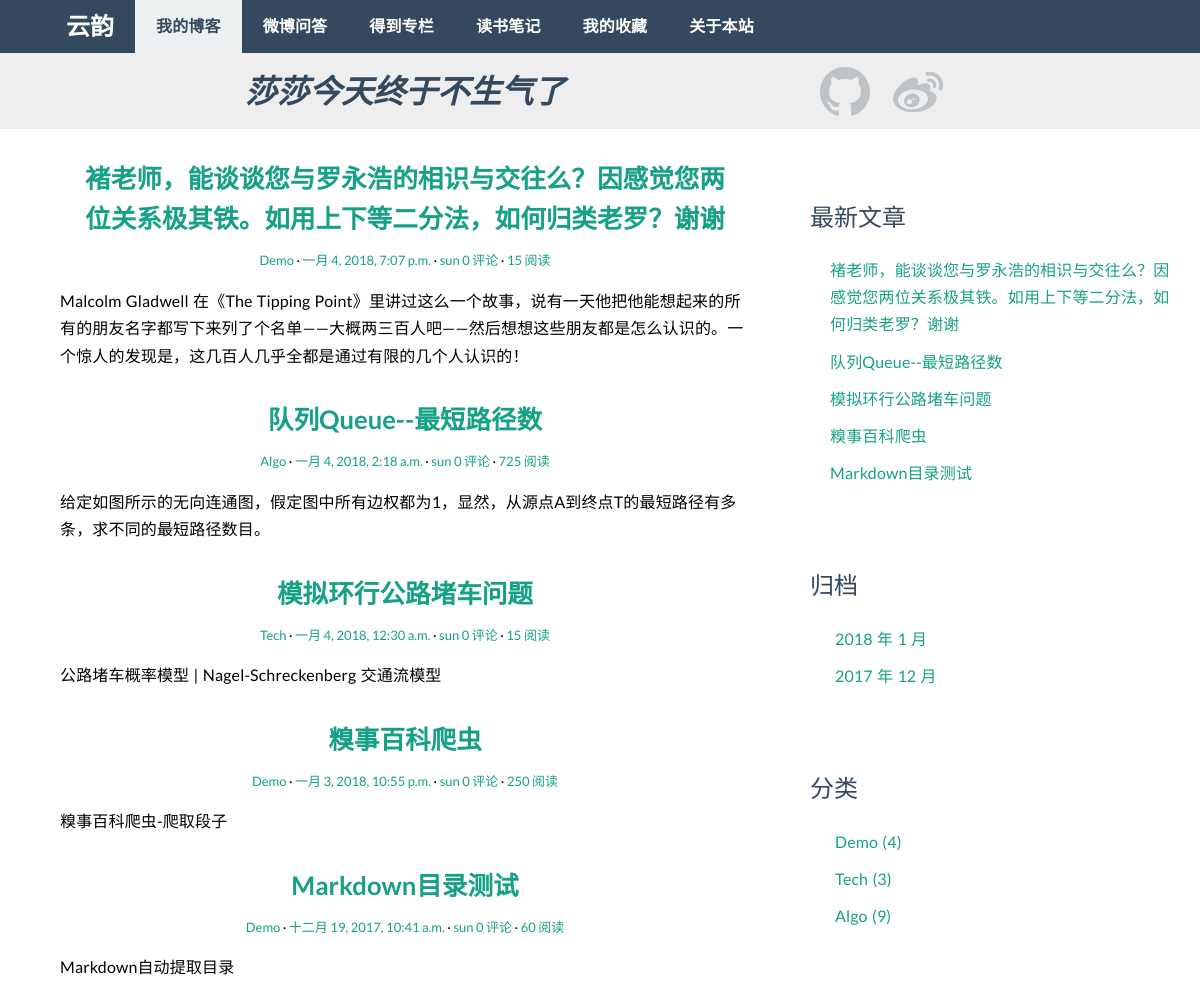
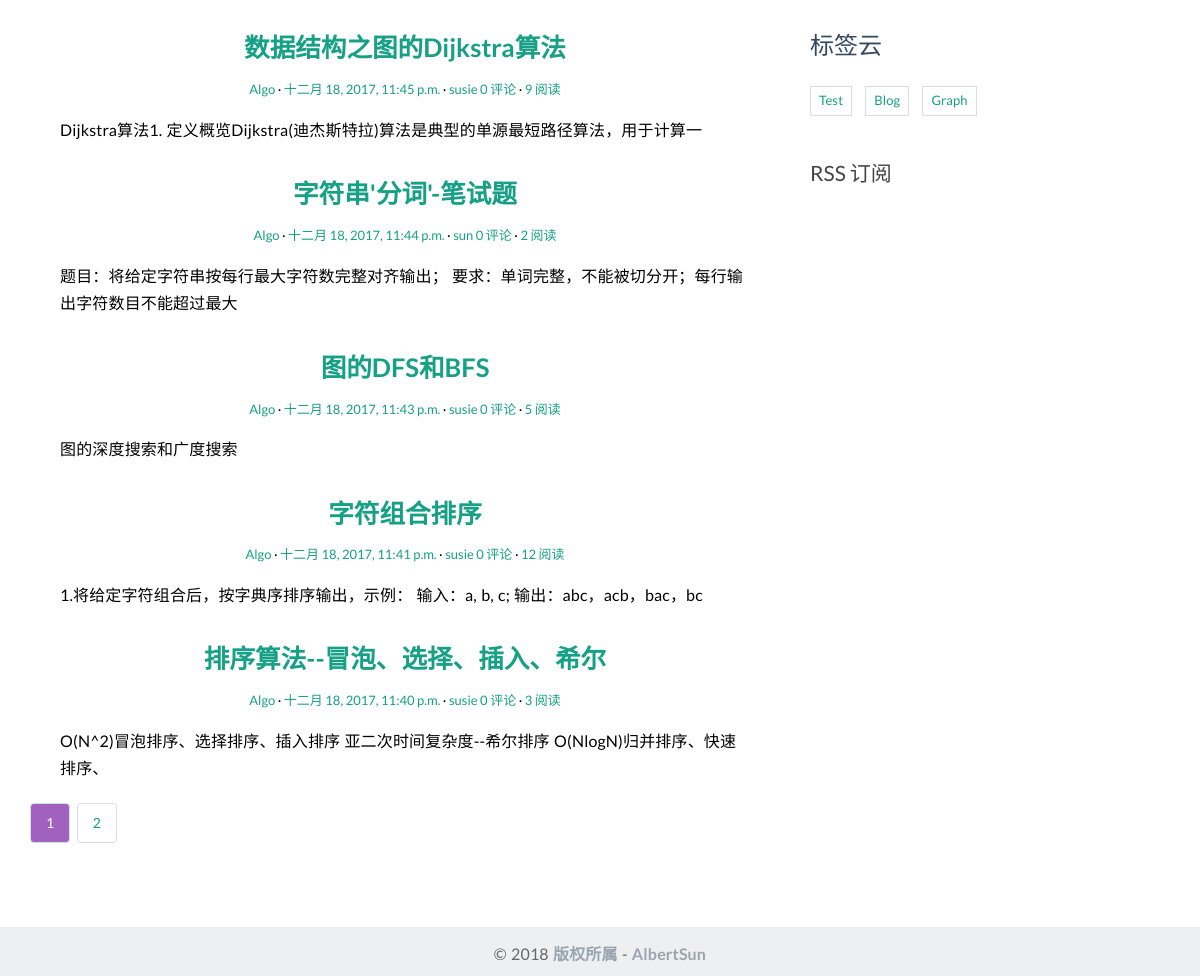
Before: / with the older database file (2 pictures, top to bottom).
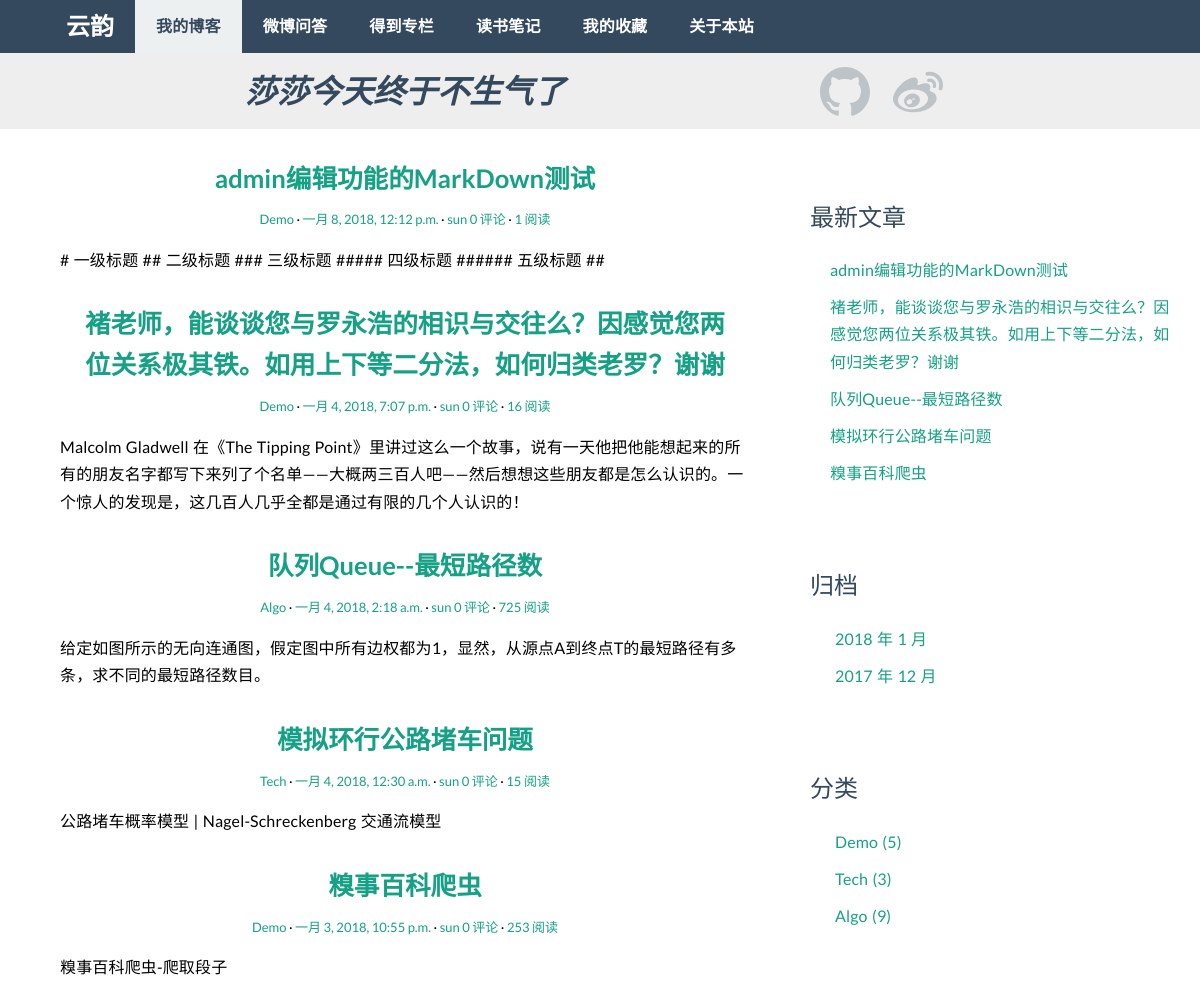
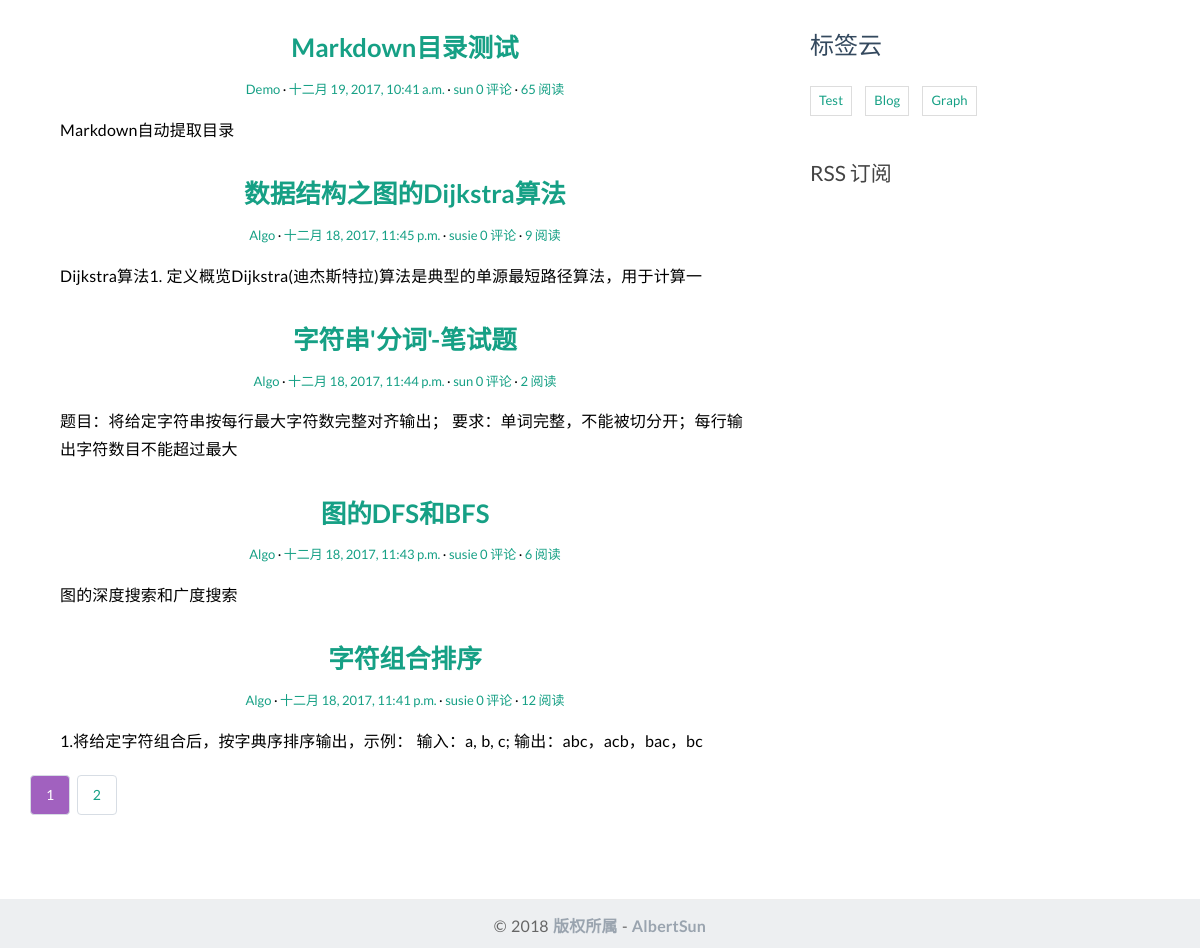
After: the same page with the newer database file (2 pictures, top to bottom).
### article/models.py (models this page shows, shortened)
class Article(models.Model):
    title = models.CharField(max_length=30, verbose_name="文章标题")
    body = models.TextField(verbose_name="文章内容", default='')
    created_time = models.DateTimeField(verbose_name="创建时间")
    modified_time = models.DateTimeField(verbose_name="修改时间")
    excerpt = models.CharField(max_length=256, blank=True, verbose_name="摘要")
    '''
    这是分类与标签，分类与标签的模型我们已经定义在上面。
    我们在这里把文章对应的数据库表和分类、标签对应的数据库表关联了起来，但是关联形式稍微有点不同。
    我们规定一篇文章只能对应一个分类，但是一个分类下可以有多篇文章，所以我们使用的是 ForeignKey，即一对多的关联关系。
    而对于标签来说，一篇文章可以有多个标签，同一个标签下也可能有多篇文章，所以我们使用 ManyToManyField，表明这是多对多的关联关系。
    同时我们规定文章可以没有标签，因此为标签 tags 指定了 blank=True。
    如果你对 ForeignKey、ManyToManyField 不了解，请看教程中的解释，亦可参考官方文档：
    https://docs.djangoproject.com/en/1.10/topics/db/models/#relationships
    '''
    category = models.ForeignKey(Category, verbose_name="分类")
    tags = models.ManyToManyField(Tag, blank=True, verbose_name=u"标签")
    '''
    文章作者，这里 User 是从 django.contrib.auth.models 导入的。
    django.contrib.auth 是 Django 内置的应用，专门用于处理网站用户的注册、登录等流程，User 是 Django 为我们已经写好的用户模型。
    这里我们通过 ForeignKey 把文章和 User 关联了起来。
    因为我们规定一篇文章只能有一个作者，而一个作者可能会写多篇文章，因此这是一对多的关联关系，和 Category 类似。
    '''
    author = models.ForeignKey(User, verbose_name="作者")
    views = models.PositiveIntegerField(default=1, verbose_name="浏览量")
    def get_absolute_url(self):
        return reverse('article:detail', kwargs={'pk': self.pk})  # reverse的第一个参数是urls.py的url中的name, blogdetail
    class Meta:  # 列表中可以用多个项，比如 ordering = ['-created_time', 'title']，那么首先依据created_time排序
        ordering = ['-created_time']

class Category(models.Model):
    name = models.CharField(max_length=20, verbose_name="类别名称")

class Tag(models.Model):
    name = models.CharField(max_length=20, verbose_name="标签名称")

### article/views.py (the view, shortened to what this page needs)
# urls.py: url(r'^$', views.IndexView.as_view(), name='index'),
class IndexView(ListView):
    model = Article
    template_name = 'article/index.html'
    context_object_name = 'article_list'
    paginate_by = 10
    def get_context_data(self, **kwargs):
        context = super(IndexView, self).get_context_data(**kwargs)
        paginator = context.get('paginator')
        page = context.get('page_obj')
        is_paginated = context.get('is_paginated')
        pagination_data = self.pagination_data(paginator, page, is_paginated)
        context.update(pagination_data)
        return context
    def pagination_data(self, paginator, page, is_paginated):
        if not is_paginated:
            return {}
        left = []
        right = []
        left_has_more = False
        right_has_more = False
        first = False
        last = False
        page_number = page.number
        total_pages = paginator.num_pages
        page_range = list(paginator.page_range)
        if page_number == 1:
            right = page_range[page_number:page_number + 2]
            if right[-1] < total_pages - 1:
                right_has_more = True
            if right[-1] < total_pages:
                last = True
        elif page_number == total_pages:
            left = page_range[(page_number - 3) if (page_number - 3) > 0 else 0:page_number - 1]
            if left[0] > 2:
                left_has_more = True
            if left[0] > 1:
                first = True
        data = {
            'left': left,
            'right': right,
            'left_has_more': left_has_more,
            'right_has_more': right_has_more,
            'first': first,
            'last': last,
        }
        return data

### article/templatetags/blog_tags.py (called while the page is built)
@register.simple_tag
def get_recent_posts(num=5):
    return Article.objects.all().order_by('-created_time')[:num]

@register.simple_tag
def archives():
    return Article.objects.dates('created_time', 'month', order='DESC')

@register.simple_tag
def get_categories():
    return Category.objects.annotate(num_posts=Count('article')).filter(num_posts__gt=0)

@register.simple_tag
def get_tags():
    return Tag.objects.annotate(num_posts=Count('article')).filter(num_posts__gt=0)

### templates/article/index.html (shortened to what this page needs)
{% extends 'base.html' %}
{% block main %}
    {% for article in article_list %}
        <article class="post article-{{ article.pk }}">
            <header class="entry-header">
                <h1 class="entry-title">
                    <a href="{{ article.get_absolute_url }}">{{ article.title }}</a>
                </h1>
                <div class="entry-meta">
                    <span class="post-category"><a href="{% url 'article:category' article.category.pk %}">{{ article.category.name }}</a></span>
                    <span class="post-date"><a href="{% url 'article:archives' article.created_time.year article.created_time.month %}"><time class="entry-date"
                                                                      datetime="{{ article.created_time }}">{{ article.created_time }}</time></a></span>
                    <span class="article-author"><a href="#">{{ article.author }}</a></span>
                    <span class="comments-link"><a href="#">{{article.comment_set.count}} 评论</a></span>
                    <span class="views-count"><a href="#">{{ article.views }} 阅读</a></span>
                </div>
            </header>
            <div class="entry-content clearfix">
                <p>{{ article.excerpt }}</p>
            </div>
        </article>
    {% empty %}
        <div class="no-post">暂时还没有发布的文章！</div>
    {% endfor %}
    {% if is_paginated %}
        <div class="pagination">
            <a class="current-page" href="?page={{ page_obj.number }}" >{{ page_obj.number }}</a>
            {% if right %}
                {% for i in right %}
                    <a href="?page={{ i }}">{{ i }}</a>
                {% endfor %}
            {% endif %}
        </div>
    {% endif %}
{% endblock main %}

### templates/base.html (shortened to what this page needs)
<!DOCTYPE html>
{% load staticfiles %}
{% load blog_tags %}
<html lang="zh-cn">
    <head>
        <link rel="stylesheet" href="{% static 'article/css/custom.css' %}">
        <link rel="stylesheet" href="{% static 'article/css/pagination.css' %}">
        <link rel="stylesheet" style="text/css" href="{% static 'article/css/friendly.css' %}">
        <link rel="stylesheet" href="{% static 'article/css/bootstrap.min.css' %}">
        <link rel="stylesheet" style="text/css" href="{%static 'article/css/flat-ui.css' %}">
        <link rel="stylesheet" style="text/css" href="{%static 'article/css/jblog.css' %}">
        <link rel="stylesheet" href="http://code.ionicframework.com/ionicons/2.0.1/css/ionicons.min.css">
    </head>
    <body>
        <header class="navbar-inverse navbar-fixed-top"  role="navigation">
            <div class="container">
                <nav>
                  <div class="container-fluid">
                    <div class="navbar-header">
                      <a class="navbar-brand" href="{% url 'article:index' %}">云韵</a>
                    </div>
                    <div id="navbar" class="collapse navbar-collapse">
                        <ul class="nav navbar-nav">
                            <li class="active"><a id="navbar-blog-a" href="{% url 'article:index' %}">我的博客</a></li>
                            <li ><a href="#">微博问答</a></li>
                            <li ><a href="#">得到专栏</a></li>
                            <li ><a href="#">读书笔记</a></li>
                            <li ><a href="#">我的收藏</a></li>
                            <li ><a href="#">关于本站</a></li>
                        </ul>
                    </div>
                  </div>
                </nav>
            </div>
        </header>
        <div class="jumbotron masthead">
              <div class="container">
                <div class = "row">
                    <div class="col-md-8 text-center">
                        <h3 style="font-size: 32px;"><i id="greeting-sentence">莎莎今天终于不生气了</i></h3>
                    </div>
                    <div class="col-md-2 icon-link-div">
                        <a href="https://github.com/jhonsonlaid">
                        </a>
                        <a href="http://weibo.com/2188137122/profile?rightmod=1&wvr=6&mod=personinfo&is_all=1">
                        </a>
                    </div>
                </div>
              </div>
        </div>
        <div class="content-body">
            <div class="container">
                <div class="row">
                    <main class="col-md-8">
                        {% block main %}
                        {% endblock main %}
                    </main>
                    <aside class="col-md-4">
                        <div class="widget widget-recent-posts">
                            <h3 class="widget-title">最新文章</h3>
                            {% get_recent_posts as recent_post_list %}
                            <ul>
                                {% for post in recent_post_list %}
                                    <li>
                                        <a href="{{ post.get_absolute_url }}">{{ post.title }}</a>
                                    </li>
                                {% empty %}
                                    暂无文章！
                                {% endfor %}
                            </ul>
                        </div>
                        <div class="widget widget-archives">
                            <h3 class="widget-title">归档</h3>
                            {% archives as date_list %}
                            <ul>
                                {% for date in date_list %}
                                    <li>
                                        <a href="{% url 'article:archives' date.year date.month %}">
                                        {{ date.year }} 年 {{ date.month }} 月</a>
                                    </li>
                                {% empty %}
                                    暂无归档！
                                {% endfor %}
                            </ul>
                        </div>
                        <div class="widget widget-category">
                            <h3 class="widget-title">分类</h3>
                            {% get_categories as category_list %}
                            <ul>
                                {% for category in category_list %}
                                    <li>
                                        <a href="{% url 'article:category' category.pk %}">{{ category.name }} <span class="post-count">({{ category.num_posts }})</span></a>
                                    </li>
                                {% empty %}
                                    暂无分类！
                                {% endfor %}
                            </ul>
                        </div>
                        <div class="widget widget-tag-cloud">
                            <h3 class="widget-title">标签云</h3>
                                {% get_tags as tag_list %}
                                <ul>
                                    {% for tag in tag_list %}
                                    <li>
                                        <a href="{% url 'article:tag' tag.pk %}">{{ tag.name }}</a>
                                    </li>
                                    {% empty %}
                                        暂无标签！
                                    {% endfor %}
                                </ul>
                        </div>
                        <div class="rss">
                            <a href="{% url 'rss' %}"> RSS 订阅</a>
                        </div>
                    </aside>
                </div>
            </div>
        </div>
        <footer id="site-footer">
            <div class="container">
                <div class="row">
                    <div class="col-md-12">
                        <p class="copyright">&copy 2018 <a target="_blank" title="AlbertSun">版权所属</a>
                            - <a title="AlbertSun模板" target="_blank">AlbertSun</a>
                        </p>
                    </div>
                </div>
            </div>
        </footer>
    </body>
</html>

### article/static/article/css/custom.css (style rules this page uses)
* { outline: none; }
h1, h2, h3, h4, h5, h6 { margin-top: 0; }
a { color: #333; }
body { color: #444; font-family: "Lato", Helvetica, Arial, sans-serif; }
p, li { font-family: inherit; font-weight: 400; word-spacing: 1px; letter-spacing: 0.01em; }
.content-body { padding-bottom: 4em; }
.post { background: #fff; padding: 0px 30px 0; }
.entry-title { text-align: center; font-size: 1.6em; margin-bottom: 10px; line-height: 1.6; padding: 0px 20px 0; }
.entry-meta { text-align: center; color: #DDDDDD; font-size: 13px; margin-bottom: 15px; }
.entry-content { font-size: 18px; line-height: 1.9; font-weight: 300; color: #000; }
.post-category::after, .post-date::after, .post-author::after, .comments-link::after { content: " ·"; color: #000; }
.widget { background: #fff; padding: 30px 0 0; }
.widget-title { font-size: 1.5em; margin-bottom: 20px; line-height: 1.6; padding: 10px 0 0; font-weight: 400; }
.widget-recent-posts ul { padding: 0; margin: 0; padding-left: 20px; }
.widget-recent-posts ul li { list-style-type: none; position: relative; line-height: 170%; margin-bottom: 10px; }
.widget-recent-posts ul li::before { content: '\f3d3'; font-family: "Ionicons"; position: absolute; left: -17px; top: 3px; font-size: 16px; color: #000; }
.widget-archives ul { padding: 0; margin: 0; padding-left: 25px; }
.widget-archives ul li { list-style-type: none; position: relative; line-height: 170%; margin-bottom: 10px; }
.widget-archives ul li::before { content: '\f3f3'; font-family: "Ionicons"; position: absolute; left: -25px; top: 1px; font-size: 16px; color: #000; }
.widget-category ul { padding: 0; margin: 0; padding-left: 25px; }
.widget-category ul li { list-style-type: none; position: relative; line-height: 170%; margin-bottom: 10px; }
.widget-category ul li::before { content: '\f3fe'; font-family: "Ionicons"; position: absolute; left: -25px; top: 1px; font-size: 18px; color: #000; }
.widget-tag-cloud ul { padding: 0; margin: 0; margin-right: -10px; }
.widget-tag-cloud ul li { list-style-type: none; font-size: 13px; display: inline-block; margin-right: 10px; margin-bottom: 10px; padding: 3px 8px; border: 1px solid #ddd; }
.rss { font-size: 21px; margin-top: 30px; }
.rss a { color: #444; }
#site-footer { padding-top: 10px; padding: 0 0 12px 0; }
.copyright { text-align: center; padding-top: 1em; margin: 0; border-top: 1px solid #eee; color: #666; }

### article/static/article/css/pagination.css (style rules this page uses)
.pagination { margin-top: 25px; text-align: center; }
.pagination a { display: inline-block; line-height: 38px; padding: 0 15px; margin-right: 4px; text-align: center; background-color: #fff; user-select: none; cursor: pointer; font-size: 14px; border: 1px solid #d7dde4; border-radius: 4px; transition: all .2s ease-in-out; }
.pagination .current-page { color: white; background-color: #A161BF; }

### article/static/article/css/jblog.css (style rules this page uses)
.jumbotron { margin-top: 8px; }
.navbar-nav > .active >a { background-color: red; }
.icon-link { margin: 23px 10px 0px 10px; fill: #BDC3C7; width: 50px; height: 50px; }
body, p { font-size: 16px; }
h1, .h1 { font-size: 28px; margin-bottom: 10px; }
h3, .h3 { font-size: 20px; margin-bottom: 5px; }
ul, ol { margin-left: 20px; padding-left: 10px; }

Changed rows visible on the page:
no longer on one of the page's lists (row edited): Article: title "Markdown目录测试"
no longer on this page (row edited): Article: title "排序算法--冒泡、选择、插入、希尔", category.name "Algo", created_time "十二月 18, 2017, 11:40 p.m.", author "susie", comment_set.count "0", views "3", excerpt "O(N^2)冒泡排序、选择排序、插入排序 亚二次时间复杂度--希尔排序 O(NlogN)归并排序、快速排序、", shown under "莎莎今天终于不生气了"
added Article: title "admin编辑功能的MarkDown测试", category.name "Demo", created_time "一月 8, 2018, 12:12 p.m.", author "sun", comment_set.count "0", views "1", excerpt "# 一级标题 ## 二级标题 ### 三级标题 ##### 四级标题 ###### 五级标题 ##"
changed Article "褚老师，能谈谈您与罗永浩的相识与交往么？因感觉您两位关系极其铁。如用上下等二分法，如何归类老罗？谢谢": views "15" → "16"
changed Article "糗事百科爬虫": views "250" → "253"
changed Article "Markdown目录测试": views "60" → "65"
changed Article "图的DFS和BFS": views "5" → "6"
computed for Category "Demo": num_posts "4" → "5"
